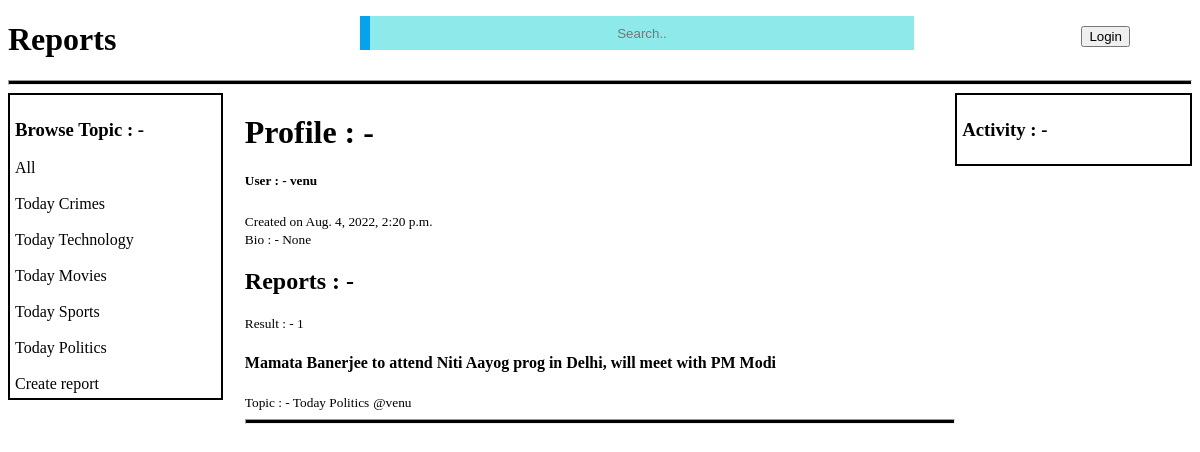
Screenshot of /profile/5/ with the database file from the repository.
### branch/models.py (models this page shows, shortened)
class Topic(models.Model):
    topic=models.CharField(max_length=200)
    def __str__(self):
        return self.topic

class User(AbstractUser):
    name=models.CharField(max_length=200,null=True)
    email=models.EmailField(unique=True,null=True)
    bio=models.TextField(null=True,blank=True)
    REQUIRED_FIELDS=[]

class Report(models.Model):
    host=models.ForeignKey(User,on_delete=models.SET_NULL,null=True)
    topic=models.ForeignKey(Topic,on_delete=models.SET_NULL,null=True)
    headlines=models.CharField(max_length=200)
    description=models.TextField(null=True,blank=True)
    participents=models.ManyToManyField(User,related_name="participents",blank=True)
    created=models.DateTimeField(auto_now_add=True)
    updated=models.DateField(auto_now=True)
    class Meta:
        ordering=['-updated','-created']

### branch/views.py (the view)
# urls.py: path('profile/<str:number>/',views.profile,name="profile"),
def profile(request,number):
    user=User.objects.get(id=number)
    reports=user.report_set.all()
    topics=Topic.objects.all()
    comments=user.comment_set.all()
    report_count=reports.count()
    dict={'reports':reports,'topics':topics,'comments':comments,'users':user,'report_count':report_count}
    return render(request,'profile.html',dict)

### templates/profile.html (shortened to what this page needs)
{% extends 'main.html'%}
{% block content %}
<div class="profile">
    <div>
        {% include 'Browse_topic.html'%}
    </div>
    <div>
        <h1>Profile : -</h1>
        <h5>User : - {{users.username}}</h5>
        <small>Created on {{users.date_joined}}</small><br>
        <small>Bio : - {{users.bio}}</small>
        {% include 'Report_all.html' %}
    </div>
    <div>
        {% include 'Activity.html' %}
    </div>
</div>
{% endblock %}

### templates/Browse_topic.html (shortened to what this page needs)
<div class="browse-container">
<h3>Browse Topic : - </h3>
<a href="/">All</a><br><br>
{% for topic in topics%}
<a href="{% url 'home'%}?q={{topic.topic}}">{{topic.topic}}</a><br><br>
{% endfor%}
<a href="{% url 'createreport' %}">Create report </a>
</div>

### templates/Report_all.html (shortened to what this page needs)
<h2>Reports : -</h2>
<small>Result : - {{report_count}}</small><br>
{% for report in reports %}
<h4><a href="{% url 'report' report.id %}">{{report.headlines}}</a></h4>
<small>Topic : - {{report.topic}}</small>
<small><a href="{% url 'profile' report.host.id %}">@{{report.host}}</a></small>
<hr>
{% endfor %}

### templates/main.html (style rules this page uses)
a { text-decoration: none; color: black; }

### templates/navbar.html (style rules this page uses)
hr { height: 3px; background-color: black; }

### templates/profile.html (style rules this page uses)
.profile { display: grid; grid-template-columns: 1fr 3fr 1fr; }

### templates/Browse_topic.html (style rules this page uses)
.browse-container { padding: 5px; border: 2px solid black; width: 85%; }

### rows the page displays
Topic: topic "Today Crimes"
Topic: topic "Today Technology"
Topic: topic "Today Movies"
Topic: topic "Today Sports"
Topic: topic "Today Politics"
User: username "venu", date_joined "Aug. 4, 2022, 2:20 p.m.", bio "None"
Report: headlines "Mamata Banerjee to attend Niti Aayog prog in Delhi, will meet with PM Modi", topic "Today Politics", host "venu"

### other values shown
{{ report_count }} "1"
